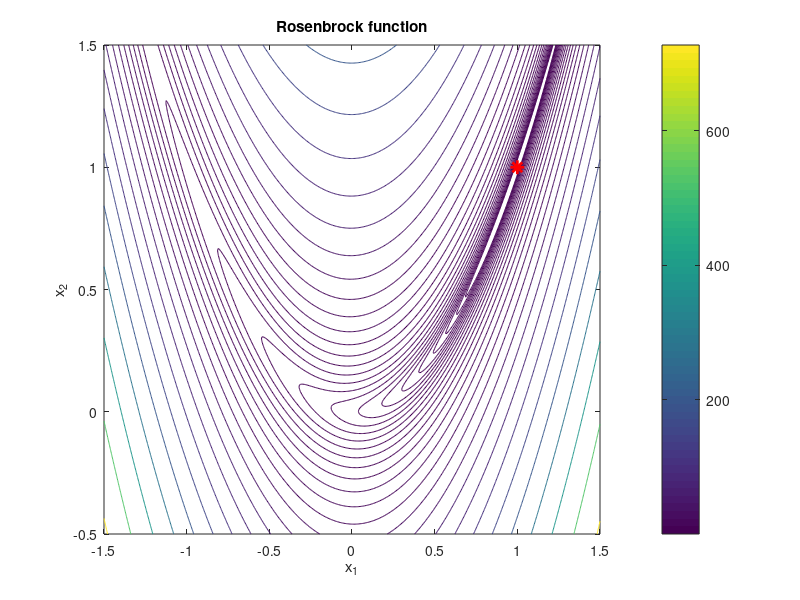
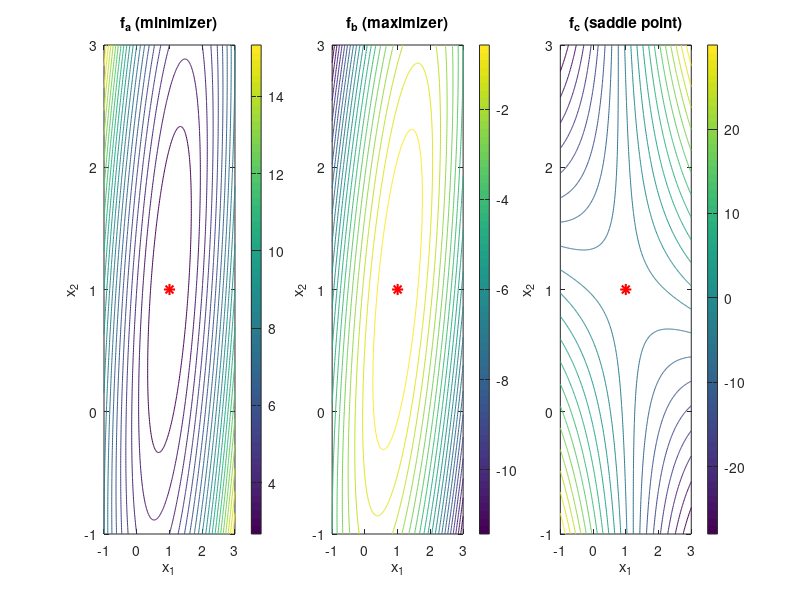

MATLAB code for these plots, in order:
%% Lab 07 - Unconstrained Optimization
% Sergiusz Warga 230757
clear; clc;

%% Problem 1 - Rosenbrock function: optimality conditions and contour plot
f = @(x1, x2) 100*(x2 - x1.^2).^2 + (1 - x1).^2;
x = [1; 1];

% First-order condition: gradient at x*
df_dx1 = -400*x(1)*(x(2) - x(1)^2) - 2*(1 - x(1));
df_dx2 = 200*(x(2) - x(1)^2);
grad = [df_dx1; df_dx2];

fprintf('=== Problem 1: Rosenbrock ===\n');
fprintf('Gradient at x*=[1,1]: [%.4f; %.4f]\n', grad(1), grad(2));

% Second-order condition: Hessian at x*
H11 = 1200*x(1)^2 - 400*x(2) + 2;
H12 = -400*x(1);
H = [H11, H12; H12, 200];
eigenvalues_H = eig(H);
fprintf('Hessian eigenvalues: %.4f, %.4f  (both > 0: pos. def.)\n\n', ...
    eigenvalues_H(1), eigenvalues_H(2));

% Contour plot
x1r = linspace(-1.5, 1.5, 400);
x2r = linspace(-0.5, 1.5, 400);
[X1, X2] = meshgrid(x1r, x2r);
F = f(X1, X2);

fig1 = figure('Visible', 'off');
contour(X1, X2, F, logspace(-1, 3, 30));
hold on;
plot(1, 1, 'r*', 'MarkerSize', 10, 'LineWidth', 2);
xlabel('x_1'); ylabel('x_2');
title('Rosenbrock function');
colorbar;
print(fig1, '../Report/images/Contour_Problem1.png', '-dpng', '-r150');

%% Problem 2 - Quadratic functions: stationary points and classification
Ga = [4, -1; -1, 1];
Gb = [-3, 1; 1, -1];
Gc = [2, 8; 8, 1];

xa = Ga \ [3; 0];
xb = Gb \ [-2; 0];
xc = Gc \ [10; 9];

eig_Ga = eig(Ga);
eig_Gb = eig(Gb);
eig_Gc = eig(Gc);

fprintf('=== Problem 2: Quadratic functions ===\n');
fprintf('x*_a = [%.4f; %.4f]  eig(Ga) = [%.4f, %.4f]  -> minimizer\n', ...
    xa(1), xa(2), eig_Ga(1), eig_Ga(2));
fprintf('x*_b = [%.4f; %.4f]  eig(Gb) = [%.4f, %.4f]  -> maximizer\n', ...
    xb(1), xb(2), eig_Gb(1), eig_Gb(2));
fprintf('x*_c = [%.4f; %.4f]  eig(Gc) = [%.4f, %.4f]  -> saddle\n\n', ...
    xc(1), xc(2), eig_Gc(1), eig_Gc(2));

% Contour plots
x1r2 = linspace(-1, 3, 300);
x2r2 = linspace(-1, 3, 300);
[X1, X2] = meshgrid(x1r2, x2r2);

fa = @(x1, x2) 2*x1.^2 - x1.*x2 + 0.5*x2.^2 - 3*x1 + 3.5;
fb = @(x1, x2) -1.5*x1.^2 + x1.*x2 - 0.5*x2.^2 + 2*x1 - 1;
fc = @(x1, x2) x1.^2 + 8*x1.*x2 + 0.5*x2.^2 - 10*x1 - 9*x2 + 4.5;

fig2 = figure('Visible', 'off', 'Position', [0, 0, 1200, 380]);
subplot(1, 3, 1);
contour(X1, X2, fa(X1, X2), 20);
hold on; plot(xa(1), xa(2), 'r*', 'MarkerSize', 8, 'LineWidth', 1.5);
xlabel('x_1'); ylabel('x_2'); title('f_a (minimizer)'); colorbar;

subplot(1, 3, 2);
contour(X1, X2, fb(X1, X2), 20);
hold on; plot(xb(1), xb(2), 'r*', 'MarkerSize', 8, 'LineWidth', 1.5);
xlabel('x_1'); ylabel('x_2'); title('f_b (maximizer)'); colorbar;

subplot(1, 3, 3);
contour(X1, X2, fc(X1, X2), 20);
hold on; plot(xc(1), xc(2), 'r*', 'MarkerSize', 8, 'LineWidth', 1.5);
xlabel('x_1'); ylabel('x_2'); title('f_c (saddle point)'); colorbar;

print(fig2, '../Report/images/Contour_Problem2.png', '-dpng', '-r150');
